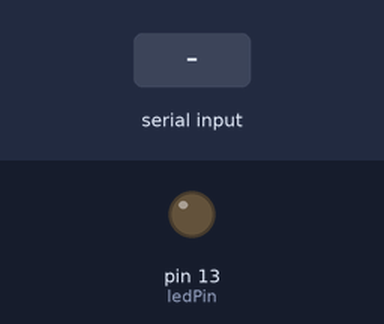
A sketch run on a simulated Arduino Uno, built with avr-gcc and run on an emulated ATmega328P. On the bench: output pins drawn as LEDs (lit = HIGH). The inputs (shaded band) are chosen by the test bench.

Above: at 1.2 s.
1.3 s: "30,150\n" received over Serial
At 2.5 s:
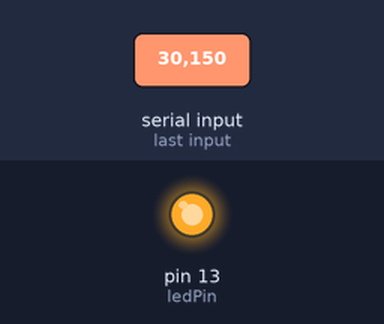
Timing chart, 0 to 4.3 s (numbered marks = the images above; inputs shaded):
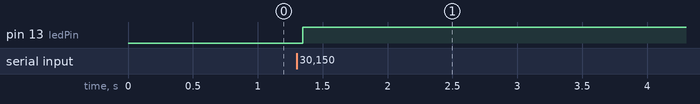

The sketch:

blinktest.ino
```cpp
const int ledPin = 13;
int n;

void setup() {
  pinMode(ledPin, OUTPUT);
  Serial.begin(9600);
  n = 0;
}

void loop() {
  if(Serial.available()){
    n = Serial.read() - '0';
  }
  if (n==0){
    digitalWrite(ledPin, LOW);
  } else {
    digitalWrite(ledPin, HIGH);
  }

}
```

Measured:
- after the input at 1.3 s, pin 13 (ledPin): LOW → HIGH after 0.05 s
